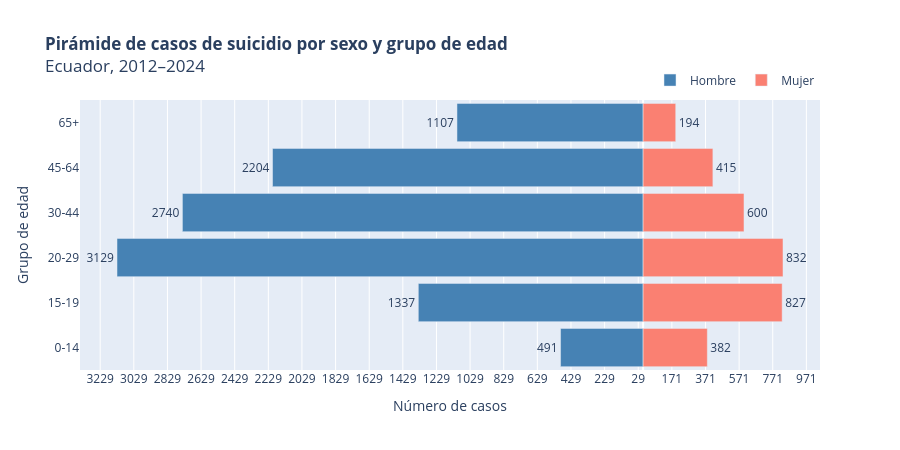

The cell this chart's notebook holds for it:
### Markdown cell above
#### 5. Pirámide de Casos por Sexo y Grupo de Edad

Visualiza la distribución de los casos de suicidio según sexo y grupo etario,
acumulada para todo el período 2012–2024.

### Code cell
import plotly.graph_objects as go

# Agregar casos por sexo y grupo de edad (todo el período)
piramide = (
    suicidios.groupby(['grupo_edad', 'sexo_label'])
    .size()
    .reset_index(name='casos')
)

ORDEN_EDAD = ['0-14', '15-19', '20-29', '30-44', '45-64', '65+']
piramide['grupo_edad'] = pd.Categorical(piramide['grupo_edad'], categories=ORDEN_EDAD, ordered=True)
piramide = piramide.sort_values('grupo_edad')

hombres = piramide[piramide['sexo_label'] == 'Hombre']['casos'].values
mujeres = piramide[piramide['sexo_label'] == 'Mujer']['casos'].values

fig_piramide = go.Figure()

# Hombres → lado izquierdo (valores negativos)
fig_piramide.add_trace(go.Bar(
    y=ORDEN_EDAD,
    x=-hombres,
    name='Hombre',
    orientation='h',
    marker_color='steelblue',
    text=hombres,
    textposition='outside',
))

# Mujeres → lado derecho
fig_piramide.add_trace(go.Bar(
    y=ORDEN_EDAD,
    x=mujeres,
    name='Mujer',
    orientation='h',
    marker_color='salmon',
    text=mujeres,
    textposition='outside',
))

# Eje X con etiquetas absolutas
max_val = max(hombres.max(), mujeres.max())
ticks   = list(range(-int(max_val) - 100, int(max_val) + 200, 200))

fig_piramide.update_layout(
    title='<b>Pirámide de casos de suicidio por sexo y grupo de edad</b><br>Ecuador, 2012–2024',
    barmode='overlay',
    bargap=0.15,
    xaxis=dict(
        tickvals=ticks,
        ticktext=[str(abs(t)) for t in ticks],
        title='Número de casos',
    ),
    yaxis_title='Grupo de edad',
    legend=dict(orientation='h', yanchor='bottom', y=1.02, xanchor='right', x=1),
    height=450,
)
fig_piramide.show()

### Figure 1 — Plotly figure (JSON) as saved in the notebook; plotly's stock layout.template omitted (floating-point values rounded to 4 significant figures)
{"data": [{"marker": {"color": "steelblue"}, "name": "Hombre", "orientation": "h", "text": [491.0, 1337.0, 3129.0, 2740.0, 2204.0, 1107.0], "textposition": "outside", "type": "bar", "x": [-491, -1337, -3129, -2740, -2204, -1107], "y": ["0-14", "15-19", "20-29", "30-44", "45-64", "65+"]}, {"marker": {"color": "salmon"}, "name": "Mujer", "orientation": "h", "text": [382.0, 827.0, 832.0, 600.0, 415.0, 194.0], "textposition": "outside", "type": "bar", "x": [382, 827, 832, 600, 415, 194], "y": ["0-14", "15-19", "20-29", "30-44", "45-64", "65+"]}], "layout": {"bargap": 0.15, "barmode": "overlay", "height": 450, "legend": {"orientation": "h", "x": 1, "xanchor": "right", "y": 1.02, "yanchor": "bottom"}, "title": {"text": "<b>Pirámide de casos de suicidio por sexo y grupo de edad</b><br>Ecuador, 2012–2024"}, "xaxis": {"ticktext": ["3229", "3029", "2829", "2629", "2429", "2229", "2029", "1829", "1629", "1429", "1229", "1029", "829", "629", "429", "229", "29", "171", "371", "571", "771", "971", "1171", "1371", "1571", "1771", "1971", "2171", "2371", "2571", "2771", "2971", "3171"], "tickvals": [-3229, -3029, -2829, -2629, -2429, -2229, -2029, -1829, -1629, -1429, -1229, -1029, -829, -629, -429, -229, -29, 171, 371, 571, 771, 971, 1171, 1371, 1571, 1771, 1971, 2171, 2371, 2571, 2771, 2971, 3171], "title": {"text": "Número de casos"}}, "yaxis": {"title": {"text": "Grupo de edad"}}}}
